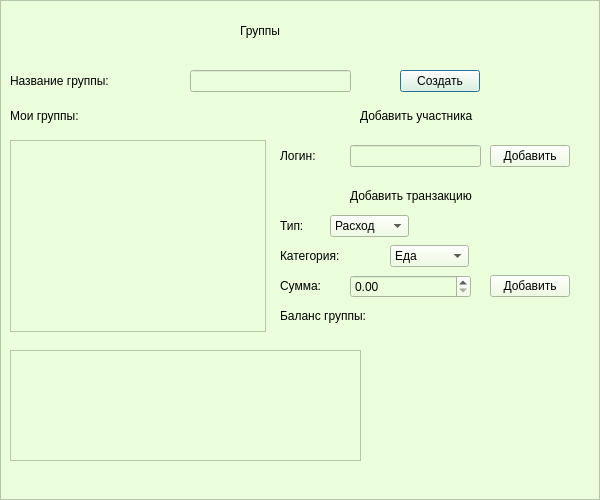
<?xml version="1.0" encoding="UTF-8"?>
<ui version="4.0">
 <class>GroupsDialog</class>
 <widget class="QDialog" name="GroupsDialog">
  <property name="geometry">
   <rect>
    <x>0</x>
    <y>0</y>
    <width>600</width>
    <height>500</height>
   </rect>
  </property>
  <property name="windowTitle">
   <string>Dialog</string>
  </property>
  <widget class="QFrame" name="frame">
   <property name="geometry">
    <rect>
     <x>0</x>
     <y>0</y>
     <width>600</width>
     <height>500</height>
    </rect>
   </property>
   <property name="styleSheet">
    <string notr="true">background-color: #ECFFDC;</string>
   </property>
   <property name="frameShape">
    <enum>QFrame::StyledPanel</enum>
   </property>
   <property name="frameShadow">
    <enum>QFrame::Raised</enum>
   </property>
   <widget class="QLabel" name="label">
    <property name="geometry">
     <rect>
      <x>240</x>
      <y>10</y>
      <width>141</width>
      <height>41</height>
     </rect>
    </property>
    <property name="styleSheet">
     <string notr="true">font: 18pt &quot;Sans Serif&quot;;</string>
    </property>
    <property name="text">
     <string>Группы</string>
    </property>
   </widget>
   <widget class="QLabel" name="labelGroupName">
    <property name="geometry">
     <rect>
      <x>10</x>
      <y>65</y>
      <width>171</width>
      <height>31</height>
     </rect>
    </property>
    <property name="styleSheet">
     <string notr="true">font: 12pt &quot;Sans Serif&quot;;</string>
    </property>
    <property name="text">
     <string>Название группы:</string>
    </property>
   </widget>
   <widget class="QLineEdit" name="groupNameEdit">
    <property name="geometry">
     <rect>
      <x>190</x>
      <y>70</y>
      <width>161</width>
      <height>22</height>
     </rect>
    </property>
   </widget>
   <widget class="QPushButton" name="createButton">
    <property name="geometry">
     <rect>
      <x>400</x>
      <y>70</y>
      <width>80</width>
      <height>22</height>
     </rect>
    </property>
    <property name="text">
     <string>Создать</string>
    </property>
   </widget>
   <widget class="QLabel" name="labelGroupName_2">
    <property name="geometry">
     <rect>
      <x>10</x>
      <y>100</y>
      <width>171</width>
      <height>31</height>
     </rect>
    </property>
    <property name="styleSheet">
     <string notr="true">font: 12pt &quot;Sans Serif&quot;;</string>
    </property>
    <property name="text">
     <string>Мои группы:</string>
    </property>
   </widget>
   <widget class="QListWidget" name="groupsList">
    <property name="geometry">
     <rect>
      <x>10</x>
      <y>140</y>
      <width>256</width>
      <height>192</height>
     </rect>
    </property>
   </widget>
   <widget class="QLabel" name="labelGroupName_3">
    <property name="geometry">
     <rect>
      <x>360</x>
      <y>100</y>
      <width>171</width>
      <height>31</height>
     </rect>
    </property>
    <property name="styleSheet">
     <string notr="true">font: 12pt &quot;Sans Serif&quot;;</string>
    </property>
    <property name="text">
     <string>Добавить участника</string>
    </property>
   </widget>
   <widget class="QLabel" name="labelUserLogin">
    <property name="geometry">
     <rect>
      <x>280</x>
      <y>140</y>
      <width>171</width>
      <height>31</height>
     </rect>
    </property>
    <property name="styleSheet">
     <string notr="true">font: 12pt &quot;Sans Serif&quot;;</string>
    </property>
    <property name="text">
     <string>Логин:</string>
    </property>
   </widget>
   <widget class="QLineEdit" name="userLoginEdit">
    <property name="geometry">
     <rect>
      <x>350</x>
      <y>145</y>
      <width>131</width>
      <height>22</height>
     </rect>
    </property>
   </widget>
   <widget class="QPushButton" name="addMemberButton">
    <property name="geometry">
     <rect>
      <x>490</x>
      <y>145</y>
      <width>80</width>
      <height>22</height>
     </rect>
    </property>
    <property name="text">
     <string>Добавить</string>
    </property>
   </widget>
   <widget class="QLabel" name="labelGroupName_4">
    <property name="geometry">
     <rect>
      <x>350</x>
      <y>180</y>
      <width>191</width>
      <height>31</height>
     </rect>
    </property>
    <property name="styleSheet">
     <string notr="true">font: 12pt &quot;Sans Serif&quot;;</string>
    </property>
    <property name="text">
     <string>Добавить транзакцию</string>
    </property>
   </widget>
   <widget class="QLabel" name="labelType">
    <property name="geometry">
     <rect>
      <x>280</x>
      <y>210</y>
      <width>41</width>
      <height>31</height>
     </rect>
    </property>
    <property name="styleSheet">
     <string notr="true">font: 12pt &quot;Sans Serif&quot;;</string>
    </property>
    <property name="text">
     <string>Тип:</string>
    </property>
   </widget>
   <widget class="QComboBox" name="typeCombo">
    <property name="geometry">
     <rect>
      <x>330</x>
      <y>215</y>
      <width>79</width>
      <height>22</height>
     </rect>
    </property>
    <item>
     <property name="text">
      <string>Расход</string>
     </property>
    </item>
    <item>
     <property name="text">
      <string>Доход</string>
     </property>
    </item>
   </widget>
   <widget class="QLabel" name="labelCategory">
    <property name="geometry">
     <rect>
      <x>280</x>
      <y>240</y>
      <width>101</width>
      <height>31</height>
     </rect>
    </property>
    <property name="styleSheet">
     <string notr="true">font: 12pt &quot;Sans Serif&quot;;</string>
    </property>
    <property name="text">
     <string>Категория:</string>
    </property>
   </widget>
   <widget class="QComboBox" name="categoryCombo">
    <property name="geometry">
     <rect>
      <x>390</x>
      <y>245</y>
      <width>79</width>
      <height>22</height>
     </rect>
    </property>
    <item>
     <property name="text">
      <string>Еда</string>
     </property>
    </item>
    <item>
     <property name="text">
      <string>Транспорт</string>
     </property>
    </item>
    <item>
     <property name="text">
      <string>Развлечение</string>
     </property>
    </item>
    <item>
     <property name="text">
      <string>Зарплата</string>
     </property>
    </item>
    <item>
     <property name="text">
      <string>Другое</string>
     </property>
    </item>
   </widget>
   <widget class="QLabel" name="labelAmount">
    <property name="geometry">
     <rect>
      <x>280</x>
      <y>270</y>
      <width>101</width>
      <height>31</height>
     </rect>
    </property>
    <property name="styleSheet">
     <string notr="true">font: 12pt &quot;Sans Serif&quot;;</string>
    </property>
    <property name="text">
     <string>Сумма:</string>
    </property>
   </widget>
   <widget class="QDoubleSpinBox" name="amountSpin">
    <property name="geometry">
     <rect>
      <x>350</x>
      <y>275</y>
      <width>121</width>
      <height>23</height>
     </rect>
    </property>
    <property name="maximum">
     <double>999999999.000000000000000</double>
    </property>
   </widget>
   <widget class="QPushButton" name="addTransactionButton">
    <property name="geometry">
     <rect>
      <x>490</x>
      <y>275</y>
      <width>80</width>
      <height>22</height>
     </rect>
    </property>
    <property name="text">
     <string>Добавить</string>
    </property>
   </widget>
   <widget class="QLabel" name="balanceLabel">
    <property name="geometry">
     <rect>
      <x>280</x>
      <y>300</y>
      <width>171</width>
      <height>31</height>
     </rect>
    </property>
    <property name="styleSheet">
     <string notr="true">font: 12pt &quot;Sans Serif&quot;;</string>
    </property>
    <property name="text">
     <string>Баланс группы:</string>
    </property>
   </widget>
   <widget class="QTableWidget" name="transactionsTable">
    <property name="geometry">
     <rect>
      <x>10</x>
      <y>350</y>
      <width>351</width>
      <height>111</height>
     </rect>
    </property>
   </widget>
  </widget>
 </widget>
 <resources/>
 <connections/>
</ui>
